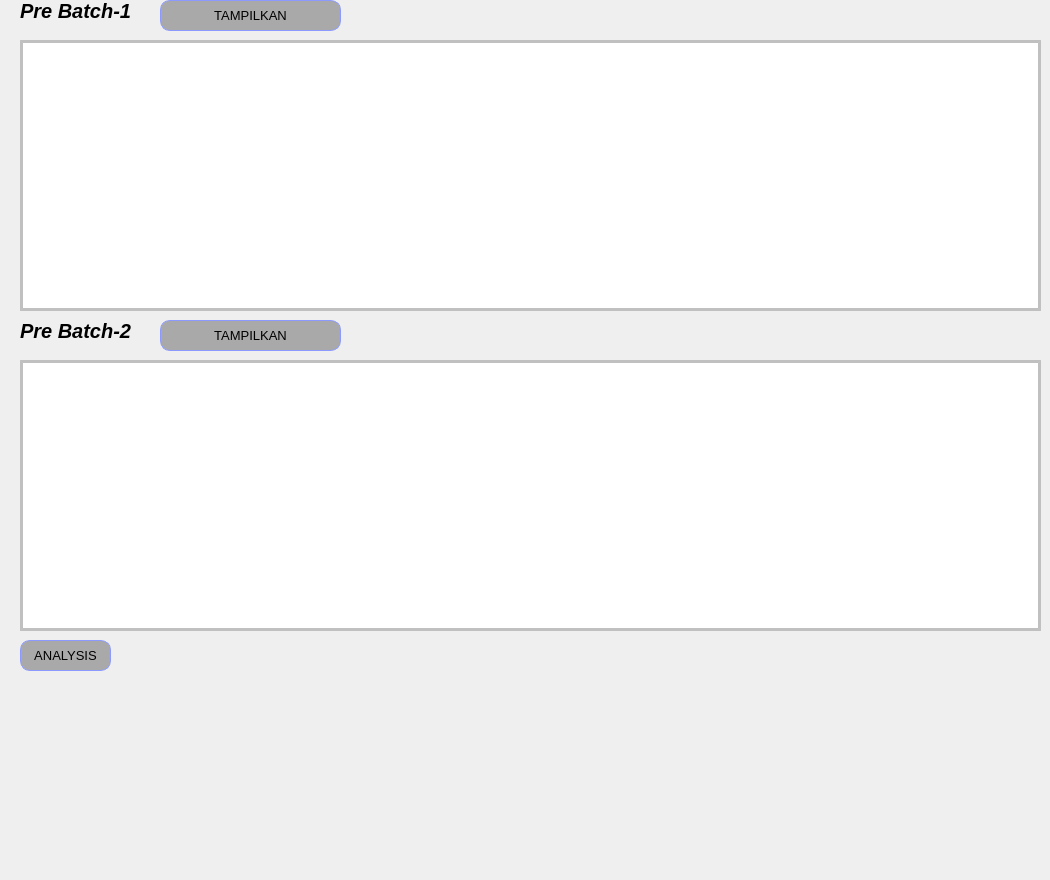
         <widget class="QWidget" name="preprocessing_page">
          <widget class="QLabel" name="label_9">
           <property name="geometry">
            <rect>
             <x>20</x>
             <y>-10</y>
             <width>131</width>
             <height>41</height>
            </rect>
           </property>
           <property name="font">
            <font>
             <pointsize>15</pointsize>
             <weight>75</weight>
             <italic>true</italic>
             <bold>true</bold>
            </font>
           </property>
           <property name="styleSheet">
            <string notr="true">color:black;</string>
           </property>
           <property name="text">
            <string>Pre Batch-1</string>
           </property>
          </widget>
          <widget class="QTableWidget" name="pre_table">
           <property name="geometry">
            <rect>
             <x>20</x>
             <y>40</y>
             <width>1021</width>
             <height>271</height>
            </rect>
           </property>
           <property name="acceptDrops">
            <bool>true</bool>
           </property>
           <property name="styleSheet">
            <string notr="true">QTableWidget {
    padding: 5px;
    gridline-color: black; /* Mengatur warna garis grid antar sel */
    border: 1px solid black; /* Menambahkan border pada seluruh tabel */
    color: black; /* Mengatur warna teks di dalam tabel */
    background-color: white;
    border-bottom: 3px solid rgba(0, 0, 0, 0.25); /* Efek bayangan di bawah */
    border-right: 3px solid rgba(0, 0, 0, 0.25); /* Efek bayangan di sisi kanan */
	border-top: 3px solid rgba(0, 0, 0, 0.25); 
    border-left: 3px solid rgba(0, 0, 0, 0.25); 
}

QHeaderView::section {
    background-color: lightgray; /* Warna latar belakang header kolom */
    border: 1px solid black; /* Border di sekitar header */
    color: black; /* Warna teks di header kolom */
}

QHeaderView::section:first-of-type {
    background-color: lightgray; /* Warna latar belakang header kolom pertama */
    color: black; /* Warna teks di header kolom pertama */
}
</string>
           </property>
           <property name="dragEnabled">
            <bool>true</bool>
           </property>
          </widget>
          <widget class="QTableWidget" name="pre_table2">
           <property name="geometry">
            <rect>
             <x>20</x>
             <y>360</y>
             <width>1021</width>
             <height>271</height>
            </rect>
           </property>
           <property name="acceptDrops">
            <bool>true</bool>
           </property>
           <property name="styleSheet">
            <string notr="true">QTableWidget {
    padding: 5px;
    gridline-color: black; /* Mengatur warna garis grid antar sel */
    border: 1px solid black; /* Menambahkan border pada seluruh tabel */
    color: black; /* Mengatur warna teks di dalam tabel */
    background-color: white;
    border-bottom: 3px solid rgba(0, 0, 0, 0.25); /* Efek bayangan di bawah */
    border-right: 3px solid rgba(0, 0, 0, 0.25); /* Efek bayangan di sisi kanan */
	border-top: 3px solid rgba(0, 0, 0, 0.25); 
    border-left: 3px solid rgba(0, 0, 0, 0.25); 
}

QHeaderView::section {
    background-color: lightgray; /* Warna latar belakang header kolom */
    border: 1px solid black; /* Border di sekitar header */
    color: black; /* Warna teks di header kolom */
}

QHeaderView::section:first-of-type {
    background-color: lightgray; /* Warna latar belakang header kolom pertama */
    color: black; /* Warna teks di header kolom pertama */
}
</string>
           </property>
           <property name="dragEnabled">
            <bool>true</bool>
           </property>
          </widget>
          <widget class="QLabel" name="label_10">
           <property name="geometry">
            <rect>
             <x>20</x>
             <y>310</y>
             <width>131</width>
             <height>41</height>
            </rect>
           </property>
           <property name="font">
            <font>
             <pointsize>15</pointsize>
             <weight>75</weight>
             <italic>true</italic>
             <bold>true</bold>
            </font>
           </property>
           <property name="styleSheet">
            <string notr="true">color:black;</string>
           </property>
           <property name="text">
            <string>Pre Batch-2</string>
           </property>
          </widget>
          <widget class="QPushButton" name="display_res_pre_batch1">
           <property name="geometry">
            <rect>
             <x>160</x>
             <y>0</y>
             <width>181</width>
             <height>31</height>
            </rect>
           </property>
           <property name="font">
            <font>
             <pointsize>10</pointsize>
             <weight>50</weight>
             <bold>false</bold>
            </font>
           </property>
           <property name="cursor">
            <cursorShape>ArrowCursor</cursorShape>
           </property>
           <property name="acceptDrops">
            <bool>true</bool>
           </property>
           <property name="toolTip">
            <string>Do Preprocessing</string>
           </property>
           <property name="layoutDirection">
            <enum>Qt::LeftToRight</enum>
           </property>
           <property name="autoFillBackground">
            <bool>false</bool>
           </property>
           <property name="styleSheet">
            <string notr="true">QPushButton {
    color: black; /* Warna teks */
    text-align: center;
    height: 25px;
    border: 1px solid #8C9AFF; /* Border dengan warna tertentu */
    border-radius: 10px; /* Sudut yang melengkung */
    background-color: darkgray; /* Warna latar belakang abu-abu */
    padding: 5px; /* Padding default */
}

QPushButton:hover {
     background-color: #8C9AFF; /* Warna latar belakang saat hover */
}</string>
           </property>
           <property name="text">
            <string notr="true">TAMPILKAN</string>
           </property>
           <property name="iconSize">
            <size>
             <width>35</width>
             <height>35</height>
            </size>
           </property>
           <property name="checkable">
            <bool>true</bool>
           </property>
           <property name="autoExclusive">
            <bool>true</bool>
           </property>
          </widget>
          <widget class="QPushButton" name="display_res_pre_batch2">
           <property name="geometry">
            <rect>
             <x>160</x>
             <y>320</y>
             <width>181</width>
             <height>31</height>
            </rect>
           </property>
           <property name="font">
            <font>
             <pointsize>10</pointsize>
             <weight>50</weight>
             <bold>false</bold>
            </font>
           </property>
           <property name="cursor">
            <cursorShape>ArrowCursor</cursorShape>
           </property>
           <property name="acceptDrops">
            <bool>true</bool>
           </property>
           <property name="toolTip">
            <string>Do Preprocessing</string>
           </property>
           <property name="layoutDirection">
            <enum>Qt::LeftToRight</enum>
           </property>
           <property name="autoFillBackground">
            <bool>false</bool>
           </property>
           <property name="styleSheet">
            <string notr="true">QPushButton {
    color: black; /* Warna teks */
    text-align: center;
    height: 25px;
    border: 1px solid #8C9AFF; /* Border dengan warna tertentu */
    border-radius: 10px; /* Sudut yang melengkung */
    background-color: darkgray; /* Warna latar belakang abu-abu */
    padding: 5px; /* Padding default */
}

QPushButton:hover {
     background-color: #8C9AFF; /* Warna latar belakang saat hover */
}</string>
           </property>
           <property name="text">
            <string notr="true">TAMPILKAN</string>
           </property>
           <property name="iconSize">
            <size>
             <width>35</width>
             <height>35</height>
            </size>
           </property>
           <property name="checkable">
            <bool>true</bool>
           </property>
           <property name="autoExclusive">
            <bool>true</bool>
           </property>
          </widget>
          <widget class="QPushButton" name="showcloudword_btn">
           <property name="geometry">
            <rect>
             <x>20</x>
             <y>640</y>
             <width>91</width>
             <height>31</height>
            </rect>
           </property>
           <property name="font">
            <font>
             <pointsize>10</pointsize>
             <weight>50</weight>
             <bold>false</bold>
            </font>
           </property>
           <property name="cursor">
            <cursorShape>ArrowCursor</cursorShape>
           </property>
           <property name="acceptDrops">
            <bool>true</bool>
           </property>
           <property name="toolTip">
            <string>Do Preprocessing</string>
           </property>
           <property name="layoutDirection">
            <enum>Qt::LeftToRight</enum>
           </property>
           <property name="autoFillBackground">
            <bool>false</bool>
           </property>
           <property name="styleSheet">
            <string notr="true">QPushButton {
    color: black; /* Warna teks */
    text-align: center;
    height: 25px;
    border: 1px solid #8C9AFF; /* Border dengan warna tertentu */
    border-radius: 10px; /* Sudut yang melengkung */
    background-color: darkgray; /* Warna latar belakang abu-abu */
    padding: 5px; /* Padding default */
}

QPushButton:hover {
     background-color: #8C9AFF; /* Warna latar belakang saat hover */
}</string>
           </property>
           <property name="text">
            <string notr="true">ANALYSIS</string>
           </property>
           <property name="iconSize">
            <size>
             <width>35</width>
             <height>35</height>
            </size>
           </property>
           <property name="checkable">
            <bool>true</bool>
           </property>
           <property name="autoExclusive">
            <bool>true</bool>
           </property>
          </widget>
          <widget class="QLabel" name="wordcloud_label">
           <property name="geometry">
            <rect>
             <x>120</x>
             <y>640</y>
             <width>371</width>
             <height>231</height>
            </rect>
           </property>
           <property name="text">
            <string/>
           </property>
           <property name="scaledContents">
            <bool>true</bool>
           </property>
          </widget>
          <widget class="QLabel" name="distsentiment_label">
           <property name="geometry">
            <rect>
             <x>550</x>
             <y>640</y>
             <width>371</width>
             <height>231</height>
            </rect>
           </property>
           <property name="text">
            <string/>
           </property>
           <property name="scaledContents">
            <bool>true</bool>
           </property>
          </widget>
         </widget>
